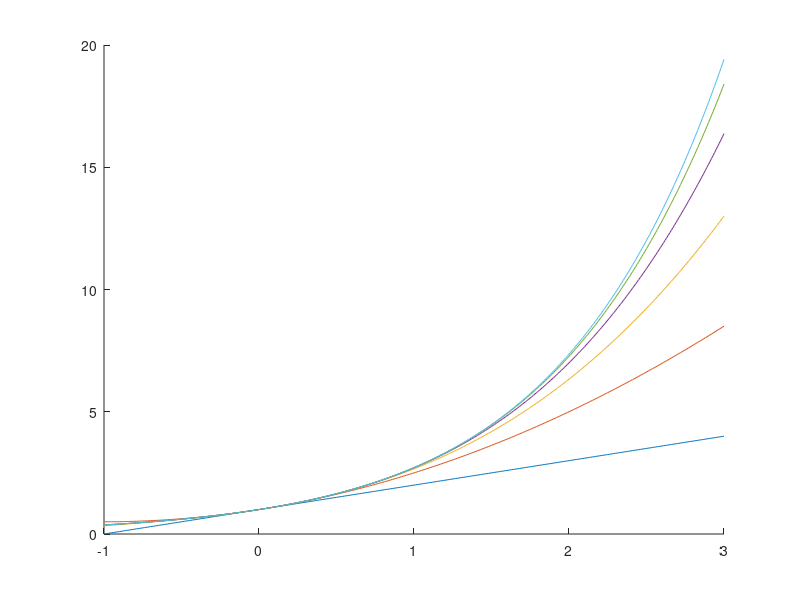

Write MATLAB code to recreate this figure.
%%sum from 0 to n x^n / n!


x = -1 : 0.01 : 3;
hold all;

for i = 1:6
    taylor = 0;
    for j = 0:i
        taylor = taylor + x.^j / factorial(j);  
    endfor
    plot(x,taylor);
endfor
